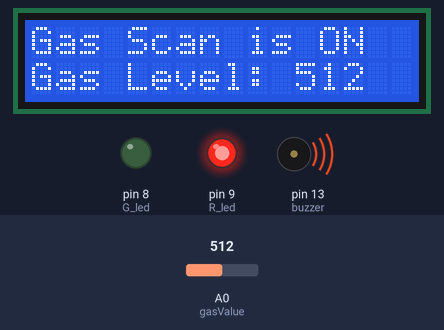
A sketch run on a simulated Arduino Mega 2560, built with avr-gcc and run on an emulated ATmega2560. On the bench: 16×2 character LCD, output pins drawn as LEDs (lit = HIGH), buzzer (waves = sounding, pin HIGH). The test bench sets the inputs (shaded band); at power-on: A0 (gasValue) = 512. The modem accepts every AT command (registered, SIM ready, sends succeed) and sends nothing else; what the sketch prints to the serial monitor is not drawn.

Above: at 4.2 s.
4.3 s: A0 (gasValue) set to 100
At 9.1 s:
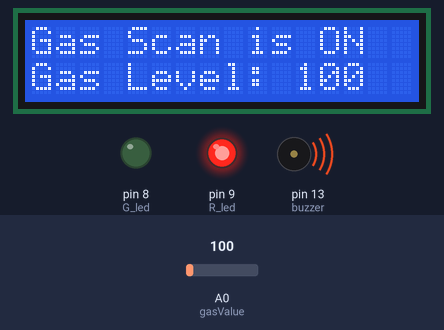
13.1 s: A0 (gasValue) set to 82
At 15.2 s:
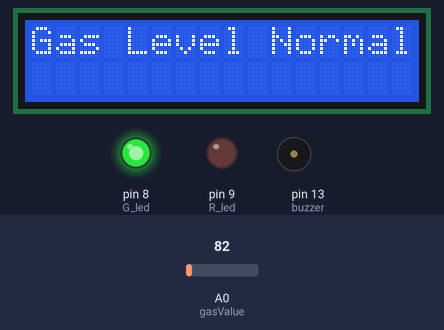
17.9 s: A0 (gasValue) set to 122
At 24.2 s:
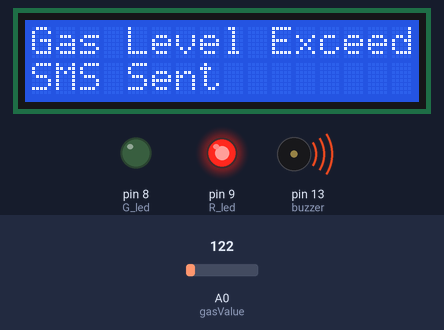
Timing chart, 0 to 25.7 s (numbered marks = the images above; inputs shaded):
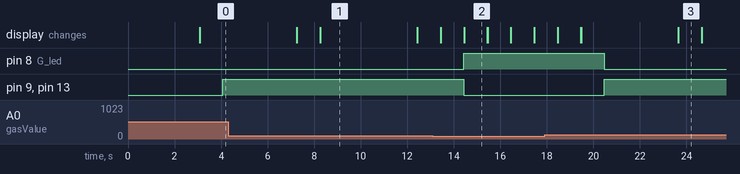

The sketch:

Smoke_detection.ino
```cpp
#include <LiquidCrystal.h>
LiquidCrystal lcd(2,3,4,5,6,7);
#include <SoftwareSerial.h>

SoftwareSerial mySerial(9, 10);

int gasValue = A0; // smoke / gas sensor connected with analog pin A1 of the arduino / mega.
int data = 0;
int buzzer = 13;
int G_led = 8; // choose the pin for the Green LED
int R_led = 9; // choose the pin for the Red Led


void setup()
{
  pinMode(buzzer,OUTPUT);
  pinMode(R_led,OUTPUT); // declare Red LED as output
  pinMode(G_led,OUTPUT); // declare Green LED as output
randomSeed(analogRead(0));
mySerial.begin(9600); // Setting the baud rate of GSM Module
Serial.begin(9600); // Setting the baud rate of Serial Monitor (Arduino)
lcd.begin(16,2);
pinMode(gasValue, INPUT);
lcd.print (" Gas Leakage ");
lcd.setCursor(0,1);
lcd.print (" Detector Alarm ");
delay(3000);
lcd.clear();
}

void loop()
{

data = analogRead(gasValue);
Serial.print("Gas Level: ");
Serial.println(data);
lcd.print ("Gas Scan is ON");
lcd.setCursor(0,1);
lcd.print("Gas Level: ");
lcd.print(data);
delay(1000);

if ( data > 90) //
{
  digitalWrite(buzzer, HIGH);
  digitalWrite(R_led, HIGH); // Turn LED on.
  digitalWrite(G_led, LOW); // Turn LED off.
SendMessage();
Serial.print("Gas detect alarm");
lcd.clear();
lcd.setCursor(0,0);
lcd.print("Gas Level Exceed");
lcd.setCursor(0,1);
lcd.print("SMS Sent");

delay(1000);

}
else
{
  digitalWrite(buzzer, LOW);
  digitalWrite(R_led, LOW); // Turn LED off.
  digitalWrite(G_led, HIGH); // Turn LED on.
Serial.print("Gas Level Low");
lcd.clear();
lcd.setCursor(0,0);
lcd.print("Gas Level Normal");

delay(1000);
}

lcd.clear();
}

void SendMessage()
{
Serial.println("I am in send");
mySerial.println("AT+CMGF=1"); //Sets the GSM Module in Text Mode
delay(1000); // Delay of 1000 milli seconds or 1 second
mySerial.println("AT+CMGS=\"+91xxxxxxxxxx\"\r"); // Replace x with mobile number
delay(1000);
mySerial.println("Excess Gas Detected.");// The SMS text you want to send
mySerial.println(data);
delay(100);
mySerial.println((char)26);// ASCII code of CTRL+Z
delay(1000);
}
```

Fire_detection.c
```cpp
//Arduino Flame Sensor
const int buzzerPin = 12;
const int flamePin = 11;
int Flame = HIGH;
int redled = 5;
int greenled = 6;
void setup()
{
  pinMode(buzzerPin, OUTPUT);
  pinMode(redled, OUTPUT);
  pinMode(greenled, OUTPUT);

  pinMode(flamePin, INPUT);
  Serial.begin(9600);
}

void loop()
{
  Flame = digitalRead(flamePin);
  if (Flame== LOW)
  {
    digitalWrite(buzzerPin, HIGH);
    digitalWrite(redled, HIGH);
    digitalWrite(greenled, LOW);
  }
  else
  {
    digitalWrite(buzzerPin, LOW);
    digitalWrite(greenled, HIGH);
    digitalWrite(redled, LOW);
  }
}
```

Measured:
- the behaviour switches between 91 and 90 on A0 (gasValue) (found by bisection; images 1 and 2)
- after the input at 13.1 s, pin 8 (G_led): LOW → HIGH after 1.3 s; pin 9 (R_led), pin 13 (buzzer): HIGH → LOW after 1.3 s
- after the input at 17.9 s, pin 8 (G_led): HIGH → LOW after 2.6 s; pin 9 (R_led), pin 13 (buzzer): LOW → HIGH after 2.6 s
- what the display in image 1 shows lasts 4.1 s, from 8.3 s to 12.4 s
- what the display in image 2 shows lasts 1.0 s, from 14.4 s to 15.4 s
